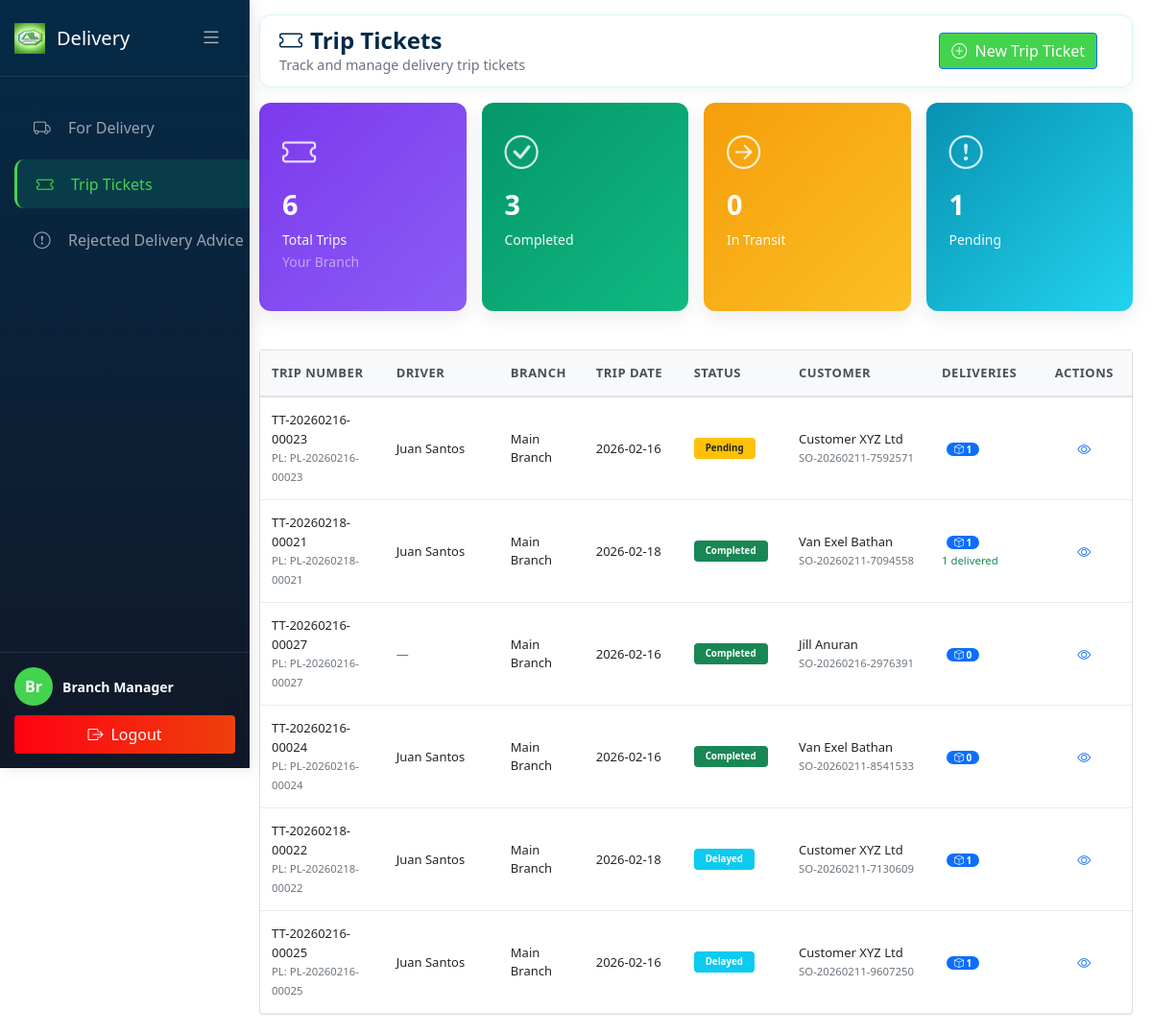
The app's page /Delivery/trip_tickets.php (signed in) with its own data.
### tables this page shows
CREATE TABLE `drivers` (
  `driver_id` int(11) NOT NULL,
  `user_id` int(11) DEFAULT NULL,
  `driver_name` varchar(100) NOT NULL,
  `license_number` varchar(50) NOT NULL,
  `license_expiry` date DEFAULT NULL,
  `contact_number` varchar(20) DEFAULT NULL,
  `vehicle_type` varchar(50) DEFAULT NULL,
  `vehicle_plate_number` varchar(50) DEFAULT NULL,
  `status` enum('active','inactive','on-leave') DEFAULT 'active',
  `branch_id` int(11) DEFAULT NULL,
  `created_at` timestamp NOT NULL DEFAULT current_timestamp(),
  `updated_at` timestamp NOT NULL DEFAULT current_timestamp() ON UPDATE current_timestamp()
);

CREATE TABLE `trip_tickets` (
  `trip_id` int(11) NOT NULL,
  `trip_number` varchar(50) NOT NULL,
  `so_id` int(11) NOT NULL,
  `picklist_id` int(11) DEFAULT NULL,
  `driver_id` int(11) NOT NULL,
  `branch_id` int(11) NOT NULL,
  `trip_date` date NOT NULL,
  `trip_status` enum('planned','in-progress','completed','delayed','cancelled') DEFAULT 'planned',
  `start_time` datetime DEFAULT NULL,
  `end_time` datetime DEFAULT NULL,
  `total_stops` int(11) DEFAULT NULL,
  `total_delivered` int(11) DEFAULT 0,
  `total_failed` int(11) DEFAULT 0,
  `remarks` text DEFAULT NULL,
  `created_by` int(11) NOT NULL,
  `created_at` timestamp NOT NULL DEFAULT current_timestamp(),
  `updated_at` timestamp NOT NULL DEFAULT current_timestamp() ON UPDATE current_timestamp(),
  `photo_1` varchar(250) DEFAULT NULL
);

CREATE TABLE `pick_lists` (
  `pick_list_id` int(11) NOT NULL,
  `pick_list_number` varchar(50) NOT NULL,
  `so_id` int(11) NOT NULL,
  `branch_id` int(11) NOT NULL,
  `driver_id` int(11) DEFAULT NULL,
  `pick_date` date DEFAULT current_timestamp(),
  `pick_status` enum('open','in-progress','completed','cancelled') DEFAULT 'open',
  `picked_by` int(11) DEFAULT NULL,
  `verified_by` int(11) DEFAULT NULL,
  `created_at` timestamp NOT NULL DEFAULT current_timestamp(),
  `updated_at` timestamp NOT NULL DEFAULT current_timestamp() ON UPDATE current_timestamp()
);

CREATE TABLE `branches` (
  `branch_id` int(11) NOT NULL,
  `branch_name` varchar(100) NOT NULL,
  `branch_code` varchar(20) NOT NULL,
  `address` varchar(255) DEFAULT NULL,
  `city` varchar(50) DEFAULT NULL,
  `contact_number` varchar(20) DEFAULT NULL,
  `manager_id` int(11) DEFAULT NULL,
  `status` enum('active','inactive') DEFAULT 'active',
  `created_at` timestamp NOT NULL DEFAULT current_timestamp(),
  `updated_at` timestamp NOT NULL DEFAULT current_timestamp() ON UPDATE current_timestamp()
);

CREATE TABLE `customers` (
  `customer_id` int(11) NOT NULL,
  `customer_name` varchar(100) NOT NULL,
  `customer_code` varchar(50) NOT NULL,
  `contact_person` varchar(100) DEFAULT NULL,
  `email` varchar(100) DEFAULT NULL,
  `phone_number` varchar(20) DEFAULT NULL,
  `address` varchar(255) DEFAULT NULL,
  `city` varchar(50) DEFAULT NULL,
  `longitude` decimal(10,6) DEFAULT NULL,
  `latitude` decimal(10,8) DEFAULT NULL,
  `credit_limit` decimal(12,2) DEFAULT 0.00,
  `credit_used` decimal(12,2) DEFAULT 0.00,
  `status` enum('active','inactive','suspended') DEFAULT 'active',
  `created_at` timestamp NOT NULL DEFAULT current_timestamp(),
  `updated_at` timestamp NOT NULL DEFAULT current_timestamp() ON UPDATE current_timestamp(),
  `branch_id` int(11) DEFAULT NULL,
  `full_address` text DEFAULT NULL,
  `delivery_instructions` text DEFAULT NULL
);

CREATE TABLE `sales_orders` (
  `so_id` int(11) NOT NULL,
  `so_number` varchar(50) NOT NULL,
  `customer_id` int(11) NOT NULL,
  `branch_id` int(11) DEFAULT NULL,
  `order_date` datetime NOT NULL,
  `delivery_date` date DEFAULT NULL,
  `total_amount` decimal(12,2) NOT NULL,
  `order_status` enum('pending','confirmed','processing','ready','delivered','cancelled') DEFAULT 'pending',
  `created_by` int(11) NOT NULL,
  `created_at` timestamp NOT NULL DEFAULT current_timestamp(),
  `updated_at` timestamp NOT NULL DEFAULT current_timestamp() ON UPDATE current_timestamp()
);

### Delivery/trip_tickets.php (the view, shortened to what the rows shown need)
<?php
require_once '../config/database.php';
$user_role = $_SESSION['role'];
$branch_id = $_SESSION['branch_id'];
$view_all_branches = $_SESSION['view_all_branches'] ?? false;
$tt_branch_column_exists = false;
$check_tt_column = $conn->query("SHOW COLUMNS FROM trip_tickets LIKE 'branch_id'");
if ($check_tt_column && $check_tt_column->num_rows > 0) {
    $tt_branch_column_exists = true;
}
$trip_tickets_query = "
    SELECT
        tt.trip_id,
        tt.trip_number,
        tt.driver_id,
        tt.branch_id,
        tt.trip_date,
        tt.trip_status,
        tt.total_stops,
        tt.total_delivered,
        tt.total_failed,
        tt.remarks,
        tt.created_at,
        tt.updated_at,
        tt.created_by,
        tt.picklist_id,
        -- Get driver info from drivers table
        d.driver_name,
        d.license_number,
        d.contact_number,
        d.vehicle_type,
        d.vehicle_plate_number,
        b.branch_name,
        pl.pick_list_number,
        pl.so_id,
        so.so_number,
        c.customer_name,
        c.address,
        c.city,
        -- Count deliveries for this trip
        COUNT(DISTINCT d2.delivery_id) as delivery_count,
        SUM(CASE WHEN d2.delivery_status = 'pending' THEN 1 ELSE 0 END) as pending_deliveries,
        SUM(CASE WHEN d2.delivery_status = 'delivered' THEN 1 ELSE 0 END) as delivered_count,
        SUM(CASE WHEN d2.delivery_status = 'in-transit' THEN 1 ELSE 0 END) as in_transit_deliveries,
        SUM(CASE WHEN d2.delivery_status = 'partial' THEN 1 ELSE 0 END) as partial_deliveries
    FROM trip_tickets tt
    LEFT JOIN drivers d ON tt.driver_id = d.driver_id
    LEFT JOIN branches b ON tt.branch_id = b.branch_id
    LEFT JOIN pick_lists pl ON tt.picklist_id = pl.pick_list_id
    LEFT JOIN sales_orders so ON pl.so_id = so.so_id
    LEFT JOIN customers c ON so.customer_id = c.customer_id
    LEFT JOIN deliveries d2 ON tt.trip_id = d2.trip_id
    WHERE 1=1
";
if (!$view_all_branches && $branch_id > 0) {
    $trip_tickets_query .= " AND tt.branch_id = $branch_id";
}
$trip_tickets_query .= " GROUP BY tt.trip_id ORDER BY
    CASE
        WHEN tt.trip_status IN ('planned', 'in-progress') THEN 1
        WHEN tt.trip_status = 'completed' THEN 2
        ELSE 3
    END,
    tt.created_at DESC";
$result = $conn->query($trip_tickets_query);
if (!$result) {
    error_log("SQL Error in trip_tickets.php: " . $conn->error);
    error_log("Query: " . $trip_tickets_query);
    $trip_tickets = [];
} else {
    $trip_tickets = $result->fetch_all(MYSQLI_ASSOC);
}
function getTripStatusBadge($status) {
    return match($status) {
        'planned' => 'bg-warning text-dark',
        'pending' => 'bg-warning text-dark',
        'in-progress' => 'bg-primary text-white',
        'completed' => 'bg-success text-white',
        'cancelled' => 'bg-danger text-white',
        'delayed' => 'bg-info text-white',
        default => 'bg-secondary text-white'
    };
}
function getTripStatusText($status) {
    return match($status) {
        'planned' => 'Pending',
        'pending' => 'Pending',
        'in-progress' => 'In Transit',
        'completed' => 'Completed',
        'cancelled' => 'Cancelled',
        'delayed' => 'Delayed',
        default => ucfirst(str_replace('-', ' ', $status))
    };
}
?>
<!DOCTYPE html>
<html lang="en">
<head>
    <link rel="stylesheet" href="../css/delivery.css">
    <link href="https://cdn.jsdelivr.net/npm/bootstrap@5.1.3/dist/css/bootstrap.min.css" rel="stylesheet">
    <link rel="stylesheet" href="https://cdn.jsdelivr.net/npm/bootstrap-icons@1.8.1/font/bootstrap-icons.css">
</head>
<body>
    <div id="appPage">
        <div class="main-content">
            <div class="navbar-top">
                <div class="page-title">
                    <h2><i class="bi bi-ticket me-2"></i>Trip Tickets</h2>
                </div>
            </div>
            <?php if (empty($trip_tickets)): ?>
                <div class="alert alert-info text-center py-4">
                    <i class="bi bi-ticket" style="font-size: 2rem;"></i>
                    <p class="mt-3 mb-0">
                        No trip tickets found.
                        <?php if ($user_role == 'delivery'): ?>
                            <br><small>You don't have any trip tickets assigned yet.</small>
                        <?php elseif ($tt_branch_column_exists && !$view_all_branches): ?>
                            <br><small>No trip tickets for your branch yet.</small>
                        <?php endif; ?>
                    </p>
                </div>
            <?php else: ?>
            <div class="card">
                <div class="table-responsive">
                    <table class="table trip-table mb-0 align-middle" id="tripTable">
                        <thead class="table-light">
                            <tr>
                                <th class="col-trip-number">TRIP NUMBER</th>
                                <th class="col-driver">DRIVER</th>
                                <th class="col-branch">BRANCH</th>
                                <th class="col-date">TRIP DATE</th>
                                <th class="col-status">STATUS</th>
                                <th class="col-customer">CUSTOMER</th>
                                <th class="col-deliveries">DELIVERIES</th>
                                <th class="col-actions text-center">ACTIONS</th>
                            </tr>
                        </thead>
                        <tbody id="tripTableBody">
                            <?php
                            foreach ($trip_tickets as $row):
                                $driver_display = !empty($row['driver_name']) ? $row['driver_name'] : 'N/A';
                                $customer_display = !empty($row['customer_name']) ? $row['customer_name'] : 'N/A';
                                $delivery_count = $row['delivery_count'] ?? 0;
                                $delivered_count = $row['delivered_count'] ?? 0;
                            ?>
                            <tr class="trip-row"
                                data-status="<?php echo $row['trip_status']; ?>"
                                data-driver-id="<?php echo $row['driver_id'] ?? ''; ?>"
                                data-trip-id="<?php echo $row['trip_id']; ?>"
                                data-search="<?php echo strtolower($row['trip_number'] . ' ' . ($row['driver_name'] ?? '') . ' ' . ($row['customer_name'] ?? '')); ?>">
                                <td class="col-trip-number">
                                    <span class="fw-semibold"><?php echo htmlspecialchars($row['trip_number']); ?></span>
                                    <?php if (!empty($row['pick_list_number'])): ?>
                                        <br><small class="text-muted">PL: <?php echo htmlspecialchars($row['pick_list_number']); ?></small>
                                    <?php endif; ?>
                                </td>
                                <td class="col-driver">
                                    <?php if ($driver_display != 'N/A'): ?>
                                        <span">
                                            <i></i> <?php echo htmlspecialchars($driver_display); ?>
                                    <?php else: ?>
                                        <span class="text-muted">—</span>
                                    <?php endif; ?>
                                </td>
                                <td class="col-branch">
                                    <?php echo htmlspecialchars($row['branch_name'] ?? 'N/A'); ?>
                                </td>
                                <td class="col-date">
                                    <?php echo date('Y-m-d', strtotime($row['trip_date'])); ?>
                                </td>
                                <td class="col-status">
                                    <span class="badge <?php echo getTripStatusBadge($row['trip_status']); ?>" style="padding: 6px 12px;">
                                        <?php echo getTripStatusText($row['trip_status']); ?>
                                    </span>
                                </td>
                                <td class="col-customer">
                                    <span class="fw-semibold"><?php echo htmlspecialchars($customer_display); ?></span>
                                    <?php if (!empty($row['so_number'])): ?>
                                        <br><small class="text-muted"><?php echo htmlspecialchars($row['so_number']); ?></small>
                                    <?php endif; ?>
                                </td>
                                <td class="col-deliveries">
                                    <span class="badge bg-primary delivery-count">
                                        <i class="bi bi-box"></i> <?php echo $delivery_count; ?>
                                    </span>
                                    <?php if ($delivered_count > 0): ?>
                                        <br><small class="text-success"><?php echo $delivered_count; ?> delivered</small>
                                    <?php endif; ?>
                                </td>
                                <td class="col-actions">
                                    <div class="action-buttons">
                                        <button class="table-btn btn-view" onclick="viewTripDetails(<?php echo $row['trip_id']; ?>)" title="View Details">
                                            <i class="bi bi-eye"></i>
                                        </button>
                                    </div>
                                </td>
                            </tr>
                            <?php endforeach; ?>
                        </tbody>
                    </table>
                </div>
            </div>
            <?php endif; ?>
        </div>
    </div>
</body>
</html>

### records on screen
drivers: trip_tickets.trip_number "TT-20260216-00023", pick_lists.pick_list_number "PL-20260216-00023", driver_name "Juan Santos", branch.branch_name "Main Branch", trip_tickets.trip_date "2026-02-16", trip_tickets.trip_status "Pending", customers.customer_name "Customer XYZ Ltd", sales_orders.so_number "SO-20260211-7592571", delivery_count "1", trip_tickets.trip_number "TT-20260218-00021", pick_lists.pick_list_number "PL-20260218-00021", trip_tickets.trip_date "2026-02-18", trip_tickets.trip_status "Completed", customers.customer_name "Van Exel Bathan", sales_orders.so_number "SO-20260211-7094558", delivered_count "1", trip_tickets.trip_number "TT-20260216-00024", pick_lists.pick_list_number "PL-20260216-00024", sales_orders.so_number "SO-20260211-8541533", delivery_count "0", trip_tickets.trip_number "TT-20260218-00022", pick_lists.pick_list_number "PL-20260218-00022", trip_tickets.trip_status "Delayed", sales_orders.so_number "SO-20260211-7130609", trip_tickets.trip_number "TT-20260216-00025", pick_lists.pick_list_number "PL-20260216-00025", sales_orders.so_number "SO-20260211-9607250"
trip_tickets: trip_number "TT-20260216-00027", pick_lists.pick_list_number "PL-20260216-00027", branch.branch_name "Main Branch", trip_date "2026-02-16", trip_status "Completed", customers.customer_name "Jill Anuran", so.so_number "SO-20260216-2976391", delivery_count "0"

### other values on screen
substr($user_name, 0, 2) "Br"
$user_name "Branch Manager"
$stats['total_trips'] "6"
$stats['completed'] "3"
$stats['in_transit'] "0"
$stats['pending'] "1"
